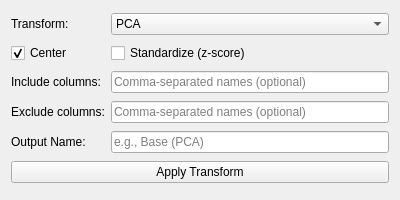
<?xml version="1.0" encoding="UTF-8"?>
<ui version="4.0">
 <class>TableTransformWidget</class>
 <widget class="QWidget" name="TableTransformWidget">
  <property name="geometry">
   <rect>
    <x>0</x>
    <y>0</y>
    <width>400</width>
    <height>200</height>
   </rect>
  </property>
  <property name="windowTitle">
   <string>Table Transform</string>
  </property>
  <layout class="QGridLayout" name="transform_layout">
   <item row="0" column="0">
    <widget class="QLabel" name="transform_type_label">
     <property name="text">
      <string>Transform:</string>
     </property>
    </widget>
   </item>
   <item row="0" column="1">
    <widget class="QComboBox" name="transform_type_combo">
     <item>
      <property name="text">
       <string>PCA</string>
      </property>
     </item>
    </widget>
   </item>
   <item row="1" column="0">
    <widget class="QCheckBox" name="transform_center_checkbox">
     <property name="text">
      <string>Center</string>
     </property>
     <property name="checked">
      <bool>true</bool>
     </property>
    </widget>
   </item>
   <item row="1" column="1">
    <widget class="QCheckBox" name="transform_standardize_checkbox">
     <property name="text">
      <string>Standardize (z-score)</string>
     </property>
    </widget>
   </item>
   <item row="2" column="0">
    <widget class="QLabel" name="transform_include_label">
     <property name="text">
      <string>Include columns:</string>
     </property>
    </widget>
   </item>
   <item row="2" column="1">
    <widget class="QLineEdit" name="transform_include_edit">
     <property name="placeholderText">
      <string>Comma-separated names (optional)</string>
     </property>
    </widget>
   </item>
   <item row="3" column="0">
    <widget class="QLabel" name="transform_exclude_label">
     <property name="text">
      <string>Exclude columns:</string>
     </property>
    </widget>
   </item>
   <item row="3" column="1">
    <widget class="QLineEdit" name="transform_exclude_edit">
     <property name="placeholderText">
      <string>Comma-separated names (optional)</string>
     </property>
    </widget>
   </item>
   <item row="4" column="0">
    <widget class="QLabel" name="transform_output_name_label">
     <property name="text">
      <string>Output Name:</string>
     </property>
    </widget>
   </item>
   <item row="4" column="1">
    <widget class="QLineEdit" name="transform_output_name_edit">
     <property name="placeholderText">
      <string>e.g., Base (PCA)</string>
     </property>
    </widget>
   </item>
   <item row="5" column="0" colspan="2">
    <widget class="QPushButton" name="apply_transform_btn">
     <property name="text">
      <string>Apply Transform</string>
     </property>
    </widget>
   </item>
  </layout>
 </widget>
</ui>
